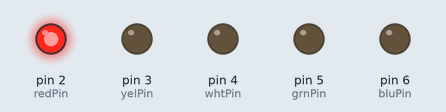
Simulated run of this sketch. Board: Arduino Uno, built with avr-gcc and run on an emulated ATmega328P. Shown: output pins drawn as LEDs (lit = HIGH).

Above: at 12.6 s.
At 12.9 s:
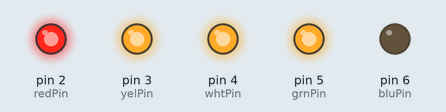
At 13.3 s:
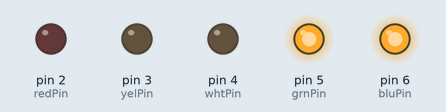
At 14.0 s:
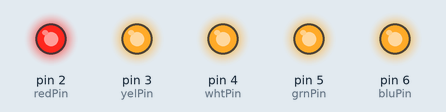
At 14.7 s:
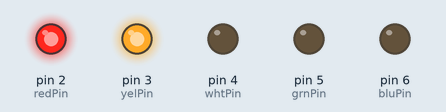
At 15.4 s:
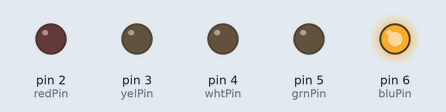
Timing chart, 0 to 15.7 s (numbered marks = the images above):
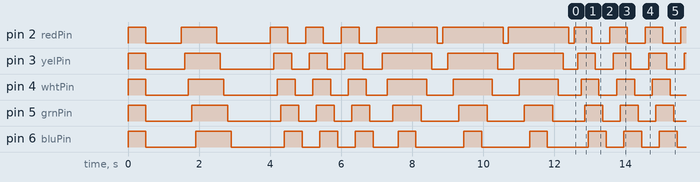

The sketch:

PP-02_ComplexOutputs.ino
```cpp
int redPin = 2;
int yelPin = 3;
int whtPin = 4;
int grnPin = 5;
int bluPin = 6;

int allLEDs[] = {redPin, yelPin, whtPin, grnPin, bluPin};

int delayLen = 100;

void setup() {
  // put your setup code here, to run once:
  Serial.begin(9600);

  // Define if the pins are input or output
  pinMode(redPin, OUTPUT);
  pinMode(yelPin, OUTPUT);
  pinMode(whtPin, OUTPUT);
  pinMode(grnPin, OUTPUT);
  pinMode(bluPin, OUTPUT);

  // DEMO all LED controls

  // Blink on/off
  blinkOn();
  delay(delayLen * 5);
  blinkOff();
  delay(delayLen * 10);

  // turn on/off one by one.
  turnEmOn();
  delay(delayLen * 5);
  turnEmOff();
  delay(delayLen * 10);

  // Cycle
  cycle();
  cycle();
  cycle();

  // Now, take a few breaths...
  breath();
  breath();
  breath();

  // Shut 'em down
  blinkOff();
}

void loop() {
  // put your main code here, to run repeatedly:

  // Note from James:
  //  comment you favourite control
  //  Hint: crtl + "/" ( cmd + "/" on a mac )

  cycle();
//  delay(500);

}


void turnEmOn() {
  // This function will turn on your LEDs
  // turn LEDs on
  digitalWrite(redPin, HIGH);
  delay(delayLen);
  digitalWrite(yelPin, HIGH);
  delay(delayLen);
  digitalWrite(whtPin, HIGH);
  delay(delayLen);
  digitalWrite(grnPin, HIGH);
  delay(delayLen);
  digitalWrite(bluPin, HIGH);
  delay(delayLen);
}

void turnEmOff() {
  // This function will turn on your LEDs
  // turn LEDs on
  digitalWrite(redPin, LOW);
  delay(delayLen);
  digitalWrite(yelPin, LOW);
  delay(delayLen);
  digitalWrite(whtPin, LOW);
  delay(delayLen);
  digitalWrite(grnPin, LOW);
  delay(delayLen);
  digitalWrite(bluPin, LOW);
  delay(delayLen);
}

void cycle() {
  // turn LEDs on
  blinkOff();
  digitalWrite(redPin, HIGH);
  delay(delayLen);
  digitalWrite(yelPin, HIGH);
  delay(delayLen);
  digitalWrite(whtPin, HIGH);
  delay(delayLen);
  digitalWrite(grnPin, HIGH);
  delay(delayLen);
  digitalWrite(bluPin, HIGH);
  delay(delayLen);
  digitalWrite(redPin, LOW);
  delay(delayLen);
  digitalWrite(yelPin, LOW);
  delay(delayLen);
  digitalWrite(whtPin, LOW);
  delay(delayLen);
  digitalWrite(grnPin, LOW);
  delay(delayLen);
  digitalWrite(bluPin, LOW);
  delay(delayLen);
}

void breath() {
  // This function will turn on your LEDs
  // turn LEDs on
  blinkOff();
  digitalWrite(redPin, HIGH);
  delay(delayLen * 1.5);
  digitalWrite(yelPin, HIGH);
  delay(delayLen * 1.5);
  digitalWrite(whtPin, HIGH);
  delay(delayLen * 1.5);
  digitalWrite(grnPin, HIGH);
  delay(delayLen * 1.5);
  digitalWrite(bluPin, HIGH);
  delay(delayLen * 5);
  // Start turning them off
  digitalWrite(bluPin, LOW);
  delay(delayLen * 1.5);
  digitalWrite(grnPin, LOW);
  delay(delayLen * 1.5);
  digitalWrite(whtPin, LOW);
  delay(delayLen * 1.5);
  digitalWrite(yelPin, LOW);
  delay(delayLen * 1.5);
  digitalWrite(redPin, LOW);
  delay(delayLen * 1.5);
}

void blinkOn() {
  digitalWrite(redPin, HIGH);
  digitalWrite(yelPin, HIGH);
  digitalWrite(whtPin, HIGH);
  digitalWrite(grnPin, HIGH);
  digitalWrite(bluPin, HIGH);
}

void blinkOff() {
  digitalWrite(redPin, LOW);
  digitalWrite(yelPin, LOW);
  digitalWrite(whtPin, LOW);
  digitalWrite(grnPin, LOW);
  digitalWrite(bluPin, LOW);
}
```

Measured:
- by itself, pin 4 (whtPin): HIGH → LOW at 0.50 s, → HIGH 1.2 s later, → LOW 1.0 s later, → HIGH 1.5 s later, … (70 changes in this stretch)
- by itself, pin 5 (grnPin): HIGH → LOW at 0.50 s, → HIGH 1.3 s later, → LOW 1.0 s later, → HIGH 1.5 s later, … (70 changes in this stretch)
- by itself, pin 6 (bluPin): HIGH → LOW at 0.50 s, → HIGH 1.4 s later, → LOW 1.0 s later, → HIGH 1.5 s later, … (70 changes in this stretch)
- by itself, pin 2 (redPin): goes LOW 1.0 s, HIGH 1.0 s, LOW 1.5 s, 3 × (HIGH 0.50 s, LOW 0.50 s), 3 × (HIGH 1.7 s, LOW 0.15 s), 27 × (HIGH 0.50 s, LOW 0.50 s), then HIGH
- by itself, pin 3 (yelPin): goes LOW 1.1 s, HIGH 1.0 s, LOW 1.5 s, 3 × (HIGH 0.50 s, LOW 0.50 s), 3 × (HIGH 1.4 s, LOW 0.45 s), 27 × (HIGH 0.50 s, LOW 0.50 s), then HIGH
